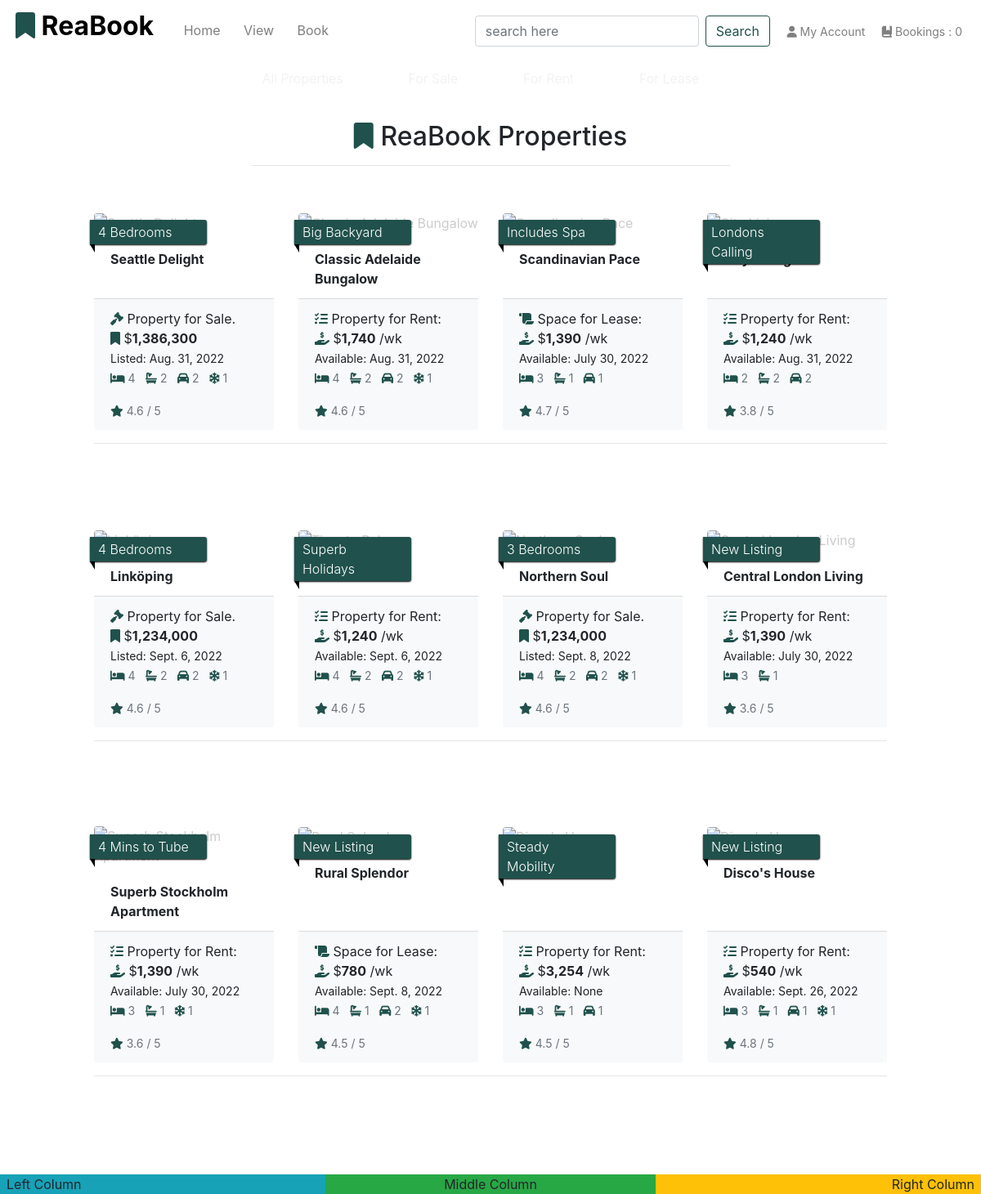
Page /properties/ on the committed database.
### app_properties/models.py (models this page shows, shortened)
class Property(models.Model):
    realtor = models.ForeignKey(User, on_delete=models.CASCADE, blank=True, null=False, default=User)
    title_no = models.CharField(max_length=254)
    ribbon_feature = models.CharField(max_length=20, default="New Listing")
    name = models.CharField(max_length=30)
    category = models.ForeignKey(
        'Category', null=True, blank=True, on_delete=models.SET_NULL
        )
    sector = models.ForeignKey(
        'Sector', null=True, blank=True, on_delete=models.SET_NULL
        )
    sale_price = models.IntegerField(null=False, blank=True, default=0)
    rent_pw = models.IntegerField(null=False, blank=True, default=0)
    date_available = models.DateField(null=True, blank=True, auto_now_add=True)
    bedrooms = models.IntegerField(null=False, blank=False)
    bathrooms = models.IntegerField(null=False, blank=False)
    carports = models.IntegerField(null=False, blank=False)
    air_conditioning = models.IntegerField(null=False, blank=False)
    rating = models.DecimalField(
        max_digits=3, decimal_places=1, null=True, blank=True
        )
    description = models.TextField()
    main_image_url = models.URLField(max_length=1024, null=True, blank=True)
    main_image = models.ImageField(null=True, blank=True)
    bedroom_image = models.ImageField(null=True, blank=True)
    bath_image = models.ImageField(null=True, blank=True)
    kitchen_image = models.ImageField(null=True, blank=True)
    living_image = models.ImageField(null=True, blank=True)
    unit_no = models.IntegerField(null=True, blank=True)
    level = models.IntegerField(null=True, blank=True)
    house_no = models.IntegerField(null=True, blank=False, default="No.")
    street = models.CharField(max_length=70, default='')
    suburb = models.CharField(max_length=70, default='')
    city = models.CharField(max_length=40)
    state = models.CharField(max_length=40, null=True, blank=True)
    postcode = models.CharField(max_length=10)
    country = models.CharField(max_length=2, choices=pytz.country_names.items(), null=True, blank=True)
    land_area = models.IntegerField(null=True, blank=True)
    building_area = models.IntegerField(null=True, blank=True)
    build_date = models.DateField(null=True, blank=True)
    list_date = models.DateField(auto_now_add=True)
    list_duration = models.IntegerField(null=False, blank=False, default=30)
    owner_fname = models.CharField(max_length=254, null=True, blank=False)
    owner_lname = models.CharField(max_length=254, null=True, blank=False)
    viewings = models.BooleanField(default=True)
    available = models.BooleanField(default=False)
    class Meta:
        verbose_name_plural = 'Properties'
        get_latest_by = 'list_date'

### app_properties/views.py (the view, shortened to what this page needs)
# urls.py: path('', views.all_properties, name='properties'),
def all_properties(request):
    properties = Property.objects.all()
    query = None
    categories = None
    sectors = None
    sort = None
    direction = None
    current_sorting = f'{sort}_{direction}'
    context = {
        'properties': properties,
        'search_term': query,
        'current_categories': categories,
        'current_sectors': sectors,
        'current_sorting': current_sorting,
    }
    return render(request, 'properties/properties.html', context)

### app_properties/templates/properties/properties.html (shortened to what this page needs)
{% extends 'base.html' %}
{% load static %}
{% load humanize %}
{% block content %}
<div class="container-fluid">
    <div class="row">
        <div class="col text-center mt-4">
            <h2 class="logo-font"><i class="fas fa-bookmark reabook-logo"></i> ReaBook Properties</h2>
            <hr class="w-50 mb-2">
        </div>
    </div>
    <div class="row">
        <div class="product-container col-10 offset-1">
            <div class="row">
                {% for prop in properties %}
                <div class="col-sm-6 col-md-6 col-lg-4 col-xl-3">
                    <div class="card property-card h-100 border-0">
                        <p class="ribbon font-weight-light">{{ prop.ribbon_feature }}</p>
                        {% if prop.main_image %}
                        <a href="{% url 'property-detail' prop.id %}">
                        </a>
                        {% else %}
                        <a href="{% url 'property-detail' prop.id %}">
                            <img class="card-img-top img-fluid rounded" src="https://res.cloudinary.com/yodakode/image/upload/v1661942864/ReaBook/noimage_448px_fwcaik.jpg" alt="{{ prop.name }}">
                        </a>
                        {% endif %}
                        <div class="card-body pb-2">
                            <p class="mb-0 font-weight-bold">{{ prop.name }}</p>
                        </div>
                        <div class="card-footer bg-light mt-1 bt-1 text-left">
                            <div class="row">
                                <div class="col">
                                    <p class="lead mb-0 text-left font-weight-bold">
                                        {% if prop.category.pk == 1 %}
                                            <p class="fw-lighter fs-5"><i class="fas fa-gavel reabook-logo"></i> Property for Sale.
                                                <br><i class="fas fa-bookmark reabook-logo"></i> $<strong>{{ prop.sale_price|intcomma }}</strong>
                                                <br><small>Listed: {{ prop.list_date }}</small>
                                                {% include 'includes/property-icons.html' %}
                                            </p>
                                        {% elif prop.category.pk == 2 %}
                                            <p class="fw-lighter fs-6"><i class="fas fa-tasks reabook-logo"></i> Property for Rent:
                                                <br><i class="fas fa-hand-holding-usd reabook-logo"></i> $<strong>{{ prop.rent_pw|intcomma }}</strong> /wk
                                                <br><small>Available: {{ prop.date_available }}</small>
                                                {% include 'includes/property-icons.html' %}
                                            </p>
                                        {% else %}
                                            <p class="fw-lighter fs-6 mb-0"><i class="fa-solid fa-scroll reabook-logo"></i> Space for Lease:
                                                <br><i class="fas fa-hand-holding-usd reabook-logo"></i> $<strong>{{ prop.rent_pw|intcomma }}</strong> /wk
                                                <br><small>Available: {{ prop.date_available }}</small>
                                                {% include 'includes/property-icons.html' %}
                                            </p>
                                        {% endif %}
                                    </p>
                                    {% if prop.rating %}
                                    <small class="text-muted"><i class="fas fa-star mr-1 reabook-logo"></i>{{ prop.rating }} / 5</small>
                                    {% else %}
                                    <small class="text-muted">Not Rating Yet</small>
                                    {% endif %}
                                </div>
                            </div>
                        </div>
                    </div>
                </div>
                {% if forloop.counter|divisibleby:4 %}
                    <div class="col-12 d-none d-xl-block mb-5">
                        <hr>
                    </div>
                {% endif %}
            {% endfor %}
            </div>
        </div>
    </div>
</div>
{% endblock %}

### templates/includes/property-icons.html
<br>{% if prop.bedrooms %}
    <small class="text-muted mr-2"><i class="fa-solid fa-bed mr-1 reabook-logo"></i>{{ prop.bedrooms }}</small>
{% endif %}
{% if prop.bathrooms %}
    <small class="text-muted mr-2"><i class="fa-solid fa-bath mr-1 reabook-logo"></i>{{ prop.bathrooms }}</small>
{% endif %}
{% if prop.carports %}
    <small class="text-muted mr-2"><i class="fa-solid fa-car mr-1 reabook-logo"></i>{{ prop.carports }}</small>
{% endif %}
{% if prop.air_conditioning %}
    <small class="text-muted mr-2"><i class="fa-solid fa-snowflake mr-1 reabook-logo"></i>{{ prop.air_conditioning }}</small>
{% endif %}

### static/css/base.css (style rules this page uses)
html { height: 100%; }
.reabook-logo { color: #20514C; }
.property-card { padding-top: 2.5rem; }
.property-card > p { position: absolute; width: 65%; padding: 3px 20px 3px 10px; margin: 10px 10px 10px -5px; color: #fff; background-color: #20514C; border-radius: 0px 3px 3px 0px; box-shadow: 0px 1px 2px #000; -webkit-box-shadow: 0px 1px 2px #000; -moz-box-shadow: 0px 1px 2px #000; z-index: 2; }
.property-card > p:before, .property-card > p:after { content: ' '; position: absolute; }
.property-card > p:after { left: 0px; top: 100%; border-width: 5px 3px; border-style: solid; border-color: #000 #000 transparent transparent; }
.property-card a { opacity: 1; }
a, a:hover { text-decoration: none; color: #cccccc; }

### rows in the picture
Property: ribbon_feature "4 Bedrooms", name "Seattle Delight", sale_price "1,386,300", list_date "Aug. 31, 2022", bedrooms "4", bathrooms "2", carports "2", air_conditioning "1", rating "4.6"
Property: ribbon_feature "Big Backyard", name "Classic Adelaide Bungalow", rent_pw "1,740", date_available "Aug. 31, 2022", bedrooms "4", bathrooms "2", carports "2", air_conditioning "1", rating "4.6"
Property: ribbon_feature "Includes Spa", name "Scandinavian Pace", rent_pw "1,390", date_available "July 30, 2022", bedrooms "3", bathrooms "1", carports "1", rating "4.7"
Property: ribbon_feature "Londons Calling", rent_pw "1,240", date_available "Aug. 31, 2022", bedrooms "2", bathrooms "2", carports "2", rating "3.8"
Property: ribbon_feature "4 Bedrooms", name "Linköping", sale_price "1,234,000", list_date "Sept. 6, 2022", bedrooms "4", bathrooms "2", carports "2", air_conditioning "1", rating "4.6"
Property: ribbon_feature "Superb Holidays", rent_pw "1,240", date_available "Sept. 6, 2022", bedrooms "4", bathrooms "2", carports "2", air_conditioning "1", rating "4.6"
Property: ribbon_feature "3 Bedrooms", name "Northern Soul", sale_price "1,234,000", list_date "Sept. 8, 2022", bedrooms "4", bathrooms "2", carports "2", air_conditioning "1", rating "4.6"
Property: ribbon_feature "New Listing", name "Central London Living", rent_pw "1,390", date_available "July 30, 2022", bedrooms "3", bathrooms "1", rating "3.6"
Property: ribbon_feature "4 Mins to Tube", name "Superb Stockholm Apartment", rent_pw "1,390", date_available "July 30, 2022", bedrooms "3", bathrooms "1", air_conditioning "1", rating "3.6"
Property: ribbon_feature "New Listing", name "Rural Splendor", rent_pw "780", date_available "Sept. 8, 2022", bedrooms "4", bathrooms "1", carports "2", air_conditioning "1", rating "4.5"
Property: ribbon_feature "Steady Mobility", rent_pw "3,254", date_available "None", bedrooms "3", bathrooms "1", carports "1", rating "4.5"
Property: ribbon_feature "New Listing", name "Disco's House", rent_pw "540", date_available "Sept. 26, 2022", bedrooms "3", bathrooms "1", carports "1", air_conditioning "1", rating "4.8"
